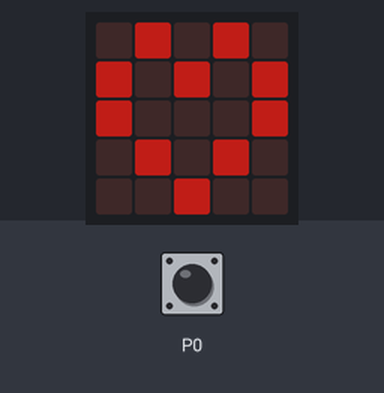
Recording of a program running on a simulated BBC micro:bit running MicroPython. Parts: the board's 5×5 LED display. The inputs (shaded band) are chosen by the test bench. Dim RGB values are drawn brighter than linear.

Above: at 1.2 s.
1.3 s: touch pin P0 pressed for 0.15 s
At 1.37 s:
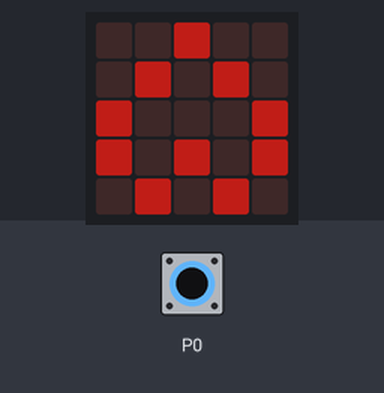
2.9 s: touch pin P0 pressed for 3.2 s
Timing chart, 0 to 5.9 s (numbered marks = the images above; inputs shaded):
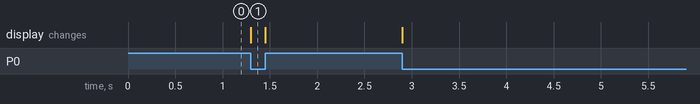

Measured:
- after the input at 1.3 s, the display: changes at once (image 1)

The program:

____.py
```python
from microbit import *

heart1 = Image("03030:"
               "30303:"
               "30003:"
               "03030:"
               "00300")

heart2 = Image("00300:"
               "03030:"
               "30003:"
               "30303:"
               "03030")

while True:
    # 当 P0 与 GND 接通的时候，显示 heart2
    if pin0.is_touched():
        display.show(heart2)
    else:
        display.show(heart1)
```
